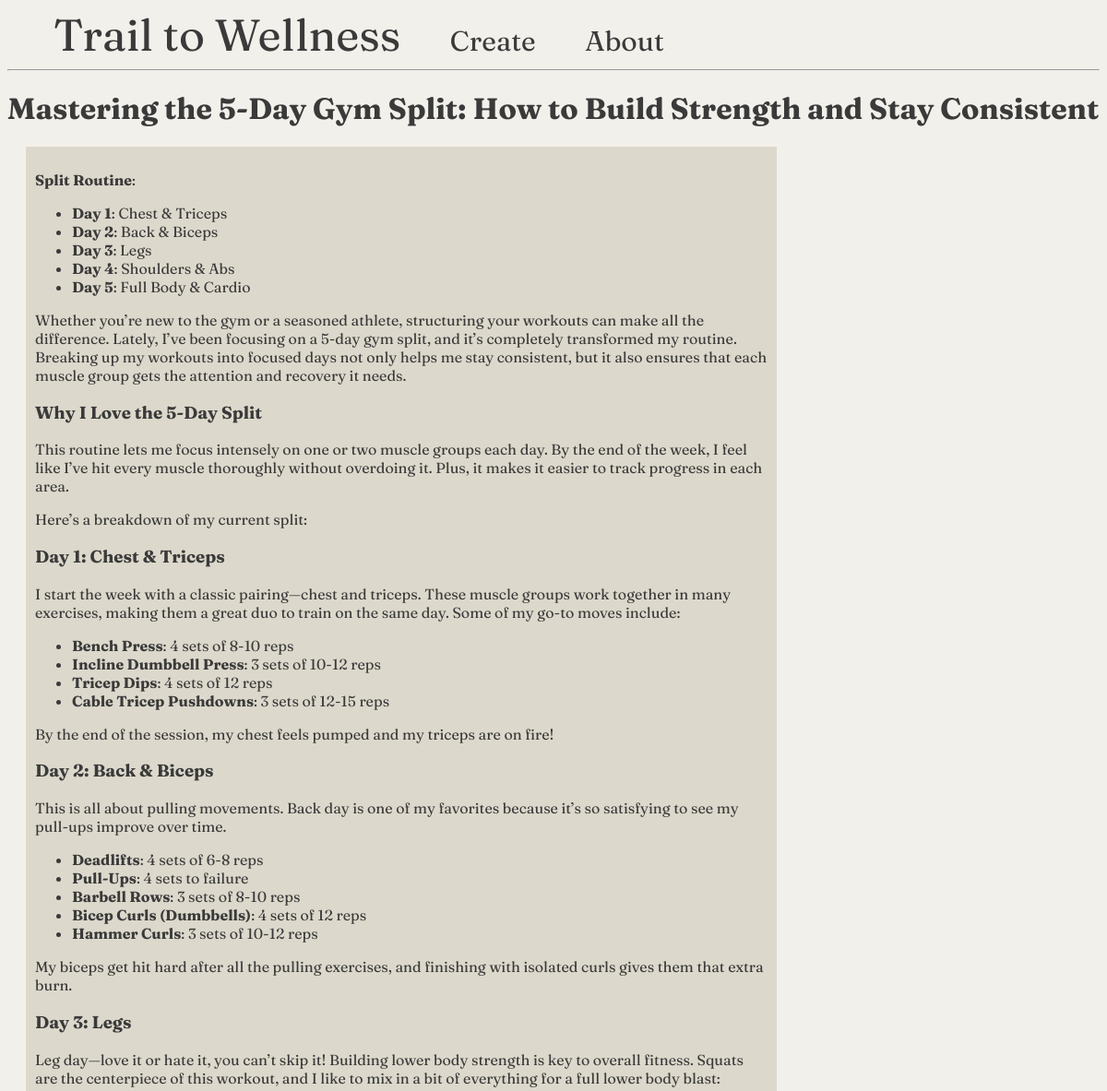
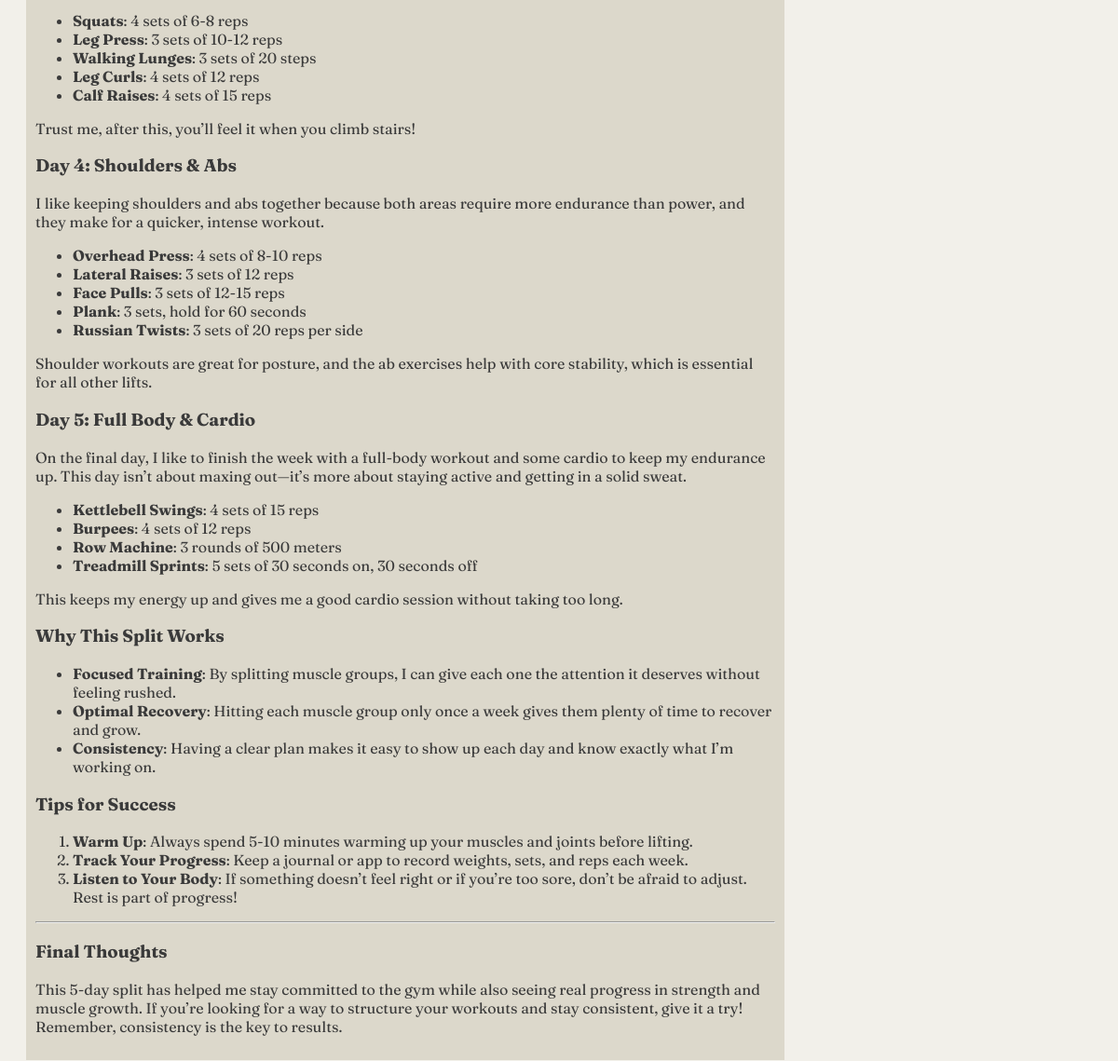
The page /2/blogpost/ on the database its author committed (2 pictures, top to bottom).
### tables this page shows
CREATE TABLE posts (
    id INTEGER PRIMARY KEY AUTOINCREMENT,
    created TIMESTAMP NOT NULL DEFAULT CURRENT_TIMESTAMP,
    title TEXT NOT NULL,
    content TEXT NOT NULL
, description TEXT);

### app.py (the view)
@app.route('/<int:id>/blogpost/', methods=('POST', 'GET'))
def post(id):
    post = get_post(id)
    if request.method == 'POST':
        title = request.form['title']
        description = request.form['description']
        content = request.form['content']
    return render_template('blogpost.html', post=post)

### app.py (called while the page is built)
def get_db_connection():
    conn = sqlite3.connect('database.db')
    conn.row_factory = sqlite3.Row
    return conn

def get_post(post_id):
    conn = get_db_connection()
    post = conn.execute('SELECT * FROM posts WHERE id = ?',
                        (post_id,)).fetchone()
    conn.close()
    if post is None:
        abort(404)
    return post

### templates/blogpost.html
{% extends 'base.html' %}
{% block content %}
    <h1>{% block titles %} {{ post['title'] }} {% endblock %}</h1>
    <form method="post">
        <div class="post">
            <p>{{ post['content'] | safe }}</p>
        </div>
    </form>
{% endblock %}

### static/general.css (style rules this page uses)
body { font-family: "Fraunces", serif; background-color: rgb(242, 240, 234); color: rgb(58, 58, 58); }
.post { padding: 10px; margin-left: 20px; margin-right: 350px; margin-bottom: 20px; background: rgb(220, 216, 203); }

### rows shown on the page
posts: title "Mastering the 5-Day Gym Split: How to Build Strength and Stay Consistent", content "Split Routine : Day 1 : Chest & Triceps Day 2 : Back & Biceps Day 3 : Legs Day 4 : Shoulders & Abs Day 5 : Full Body & Cardio Whether you’re new to the gym or a seasoned athlete, structuring your workouts can make all the difference. Lately, I’ve been focusing on a 5-day gym split, and it’s completely transformed my routine. Breaking up my workouts into focused days not only helps me stay consistent, but it also ensures that each muscle group gets the attention and recovery it needs. Why I Love the 5-Day Split This routine lets me focus intensely on one or two muscle groups each day. By the end of the week, I feel like I’ve hit every muscle thoroughly without overdoing it. Plus, it makes it…"
